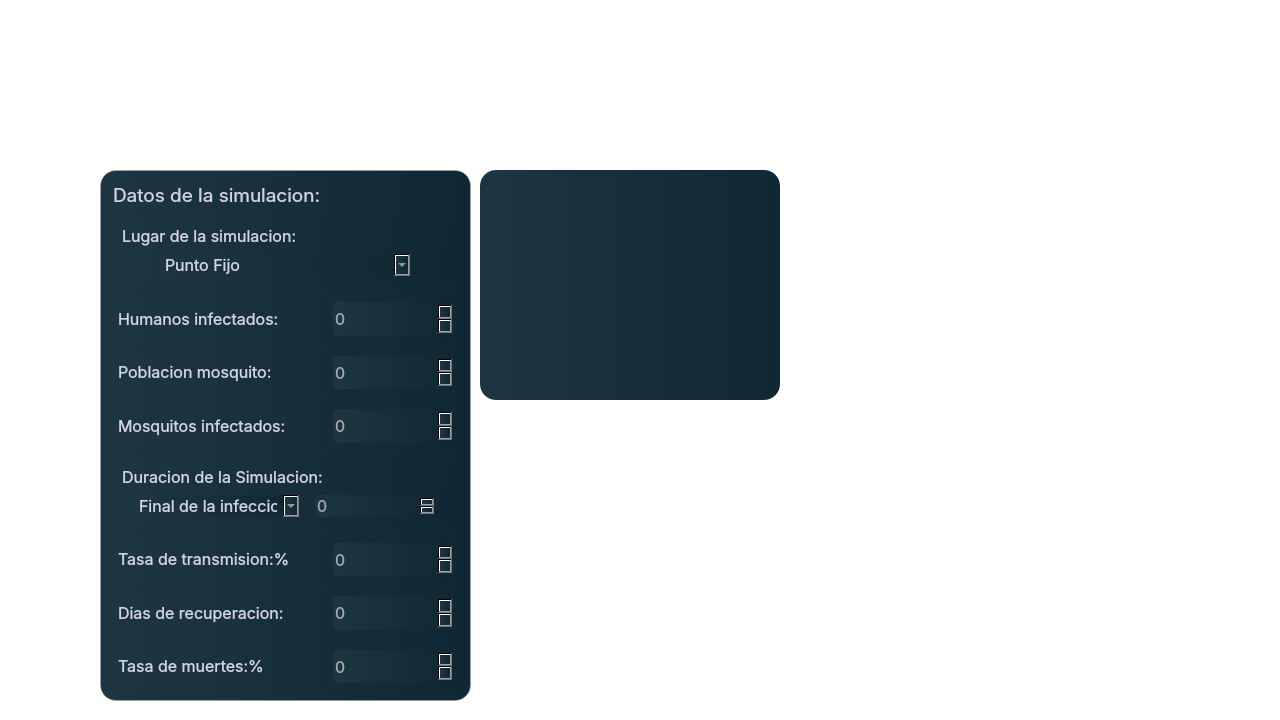
  <widget class="QStackedWidget" name="sw_tarjetas_datos">
   <property name="enabled">
    <bool>true</bool>
   </property>
   <property name="geometry">
    <rect>
     <x>0</x>
     <y>0</y>
     <width>1280</width>
     <height>720</height>
    </rect>
   </property>
   <property name="minimumSize">
    <size>
     <width>1280</width>
     <height>0</height>
    </size>
   </property>
   <property name="styleSheet">
    <string notr="true">background: transparent;</string>
   </property>
   <property name="currentIndex">
    <number>0</number>
   </property>
   <widget class="QWidget" name="ingresar_datos">
    <property name="styleSheet">
     <string notr="true">background:transparent;</string>
    </property>
    <widget class="QFrame" name="f_frame_ingresar_datos">
     <property name="geometry">
      <rect>
       <x>100</x>
       <y>170</y>
       <width>371</width>
       <height>531</height>
      </rect>
     </property>
     <property name="minimumSize">
      <size>
       <width>371</width>
       <height>531</height>
      </size>
     </property>
     <property name="styleSheet">
      <string notr="true">background-color: qlineargradient(spread:pad, x1:0, y1:0, x2:1, y2:0, stop:0.0511364 rgba(29, 53, 65, 255), stop:1 rgba(16, 40, 52, 255));
border: 1px solid rgba(162, 170, 173, 100);
border-radius: 16px;
color: rgb(208, 212, 228);</string>
     </property>
     <property name="frameShape">
      <enum>QFrame::Shape::StyledPanel</enum>
     </property>
     <property name="frameShadow">
      <enum>QFrame::Shadow::Raised</enum>
     </property>
     <layout class="QVBoxLayout" name="verticalLayout_9">
      <property name="spacing">
       <number>10</number>
      </property>
      <property name="leftMargin">
       <number>12</number>
      </property>
      <property name="topMargin">
       <number>12</number>
      </property>
      <property name="rightMargin">
       <number>12</number>
      </property>
      <property name="bottomMargin">
       <number>12</number>
      </property>
      <item>
       <widget class="QLabel" name="label_9">
        <property name="font">
         <font>
          <family>Inter</family>
          <pointsize>14</pointsize>
         </font>
        </property>
        <property name="layoutDirection">
         <enum>Qt::LayoutDirection::RightToLeft</enum>
        </property>
        <property name="autoFillBackground">
         <bool>false</bool>
        </property>
        <property name="styleSheet">
         <string notr="true">background: none;
border:none;
color: rgb(208, 212, 228);
</string>
        </property>
        <property name="text">
         <string>&lt;html&gt;&lt;head/&gt;&lt;body&gt;&lt;p&gt;Datos de la simulacion:&lt;/p&gt;&lt;/body&gt;&lt;/html&gt;</string>
        </property>
       </widget>
      </item>
      <item>
       <widget class="QFrame" name="frame_18">
        <property name="styleSheet">
         <string notr="true">border: 1px solid rgba(162, 170, 173, 60);
border:none;
border-radius:10px;</string>
        </property>
        <property name="frameShape">
         <enum>QFrame::Shape::StyledPanel</enum>
        </property>
        <property name="frameShadow">
         <enum>QFrame::Shadow::Raised</enum>
        </property>
        <layout class="QVBoxLayout" name="verticalLayout_7">
         <item>
          <widget class="QLabel" name="label_18">
           <property name="font">
            <font>
             <family>Inter</family>
             <pointsize>12</pointsize>
            </font>
           </property>
           <property name="layoutDirection">
            <enum>Qt::LayoutDirection::RightToLeft</enum>
           </property>
           <property name="autoFillBackground">
            <bool>false</bool>
           </property>
           <property name="styleSheet">
            <string notr="true">background: none;
border:none;
color: rgb(208, 212, 228);
</string>
           </property>
           <property name="text">
            <string>&lt;html&gt;&lt;head/&gt;&lt;body&gt;&lt;p&gt;Lugar de la simulacion:&lt;/p&gt;&lt;/body&gt;&lt;/html&gt;</string>
           </property>
          </widget>
         </item>
         <item>
          <widget class="QFrame" name="frame_19">
           <property name="styleSheet">
            <string notr="true">border:none;</string>
           </property>
           <property name="frameShape">
            <enum>QFrame::Shape::StyledPanel</enum>
           </property>
           <property name="frameShadow">
            <enum>QFrame::Shadow::Raised</enum>
           </property>
           <layout class="QHBoxLayout" name="horizontalLayout_12">
            <property name="leftMargin">
             <number>2</number>
            </property>
            <property name="topMargin">
             <number>2</number>
            </property>
            <property name="rightMargin">
             <number>2</number>
            </property>
            <property name="bottomMargin">
             <number>2</number>
            </property>
            <item>
             <widget class="QComboBox" name="cb_lugar">
              <property name="sizePolicy">
               <sizepolicy hsizetype="Preferred" vsizetype="Expanding">
                <horstretch>0</horstretch>
                <verstretch>0</verstretch>
               </sizepolicy>
              </property>
              <property name="maximumSize">
               <size>
                <width>250</width>
                <height>16777215</height>
               </size>
              </property>
              <property name="font">
               <font>
                <family>Inter</family>
                <pointsize>12</pointsize>
               </font>
              </property>
              <property name="styleSheet">
               <string notr="true">border-radius: 5px;</string>
              </property>
              <item>
               <property name="text">
                <string>Punto Fijo</string>
               </property>
              </item>
              <item>
               <property name="text">
                <string>AntiguoAeropuerto</string>
               </property>
              </item>
             </widget>
            </item>
           </layout>
          </widget>
         </item>
        </layout>
       </widget>
      </item>
      <item>
       <widget class="QFrame" name="frame_12">
        <property name="sizePolicy">
         <sizepolicy hsizetype="Preferred" vsizetype="Expanding">
          <horstretch>0</horstretch>
          <verstretch>0</verstretch>
         </sizepolicy>
        </property>
        <property name="styleSheet">
         <string notr="true">border: 1px solid rgba(162, 170, 173, 60);
border:none;
border-radius:10px;</string>
        </property>
        <property name="frameShape">
         <enum>QFrame::Shape::StyledPanel</enum>
        </property>
        <property name="frameShadow">
         <enum>QFrame::Shadow::Raised</enum>
        </property>
        <layout class="QHBoxLayout" name="horizontalLayout_7">
         <property name="spacing">
          <number>2</number>
         </property>
         <property name="leftMargin">
          <number>5</number>
         </property>
         <property name="topMargin">
          <number>5</number>
         </property>
         <property name="rightMargin">
          <number>5</number>
         </property>
         <property name="bottomMargin">
          <number>5</number>
         </property>
         <item>
          <widget class="QLabel" name="label_12">
           <property name="font">
            <font>
             <family>Inter</family>
             <pointsize>12</pointsize>
            </font>
           </property>
           <property name="layoutDirection">
            <enum>Qt::LayoutDirection::RightToLeft</enum>
           </property>
           <property name="autoFillBackground">
            <bool>false</bool>
           </property>
           <property name="styleSheet">
            <string notr="true">background: none;
border:none;
color: rgb(208, 212, 228);
</string>
           </property>
           <property name="text">
            <string>&lt;html&gt;&lt;head/&gt;&lt;body&gt;&lt;p&gt;Humanos infectados:&lt;/p&gt;&lt;/body&gt;&lt;/html&gt;</string>
           </property>
          </widget>
         </item>
         <item>
          <widget class="QSpinBox" name="sb_humanos_infectados">
           <property name="sizePolicy">
            <sizepolicy hsizetype="Minimum" vsizetype="Expanding">
             <horstretch>0</horstretch>
             <verstretch>0</verstretch>
            </sizepolicy>
           </property>
           <property name="maximumSize">
            <size>
             <width>120</width>
             <height>16777215</height>
            </size>
           </property>
           <property name="font">
            <font>
             <family>Inter</family>
             <pointsize>12</pointsize>
            </font>
           </property>
           <property name="styleSheet">
            <string notr="true">color: rgb(162, 170, 173);
border-radius: 5px;
border:none;</string>
           </property>
           <property name="maximum">
            <number>100000000</number>
           </property>
          </widget>
         </item>
        </layout>
       </widget>
      </item>
      <item>
       <widget class="QFrame" name="frame">
        <property name="styleSheet">
         <string notr="true">border: 1px solid rgba(162, 170, 173, 60);
border:none;
border-radius:10px;</string>
        </property>
        <property name="frameShape">
         <enum>QFrame::Shape::StyledPanel</enum>
        </property>
        <property name="frameShadow">
         <enum>QFrame::Shadow::Raised</enum>
        </property>
        <layout class="QHBoxLayout" name="horizontalLayout_5">
         <property name="spacing">
          <number>2</number>
         </property>
         <property name="leftMargin">
          <number>5</number>
         </property>
         <property name="topMargin">
          <number>5</number>
         </property>
         <property name="rightMargin">
          <number>5</number>
         </property>
         <property name="bottomMargin">
          <number>5</number>
         </property>
         <item>
          <widget class="QLabel" name="label_10">
           <property name="font">
            <font>
             <family>Inter</family>
             <pointsize>12</pointsize>
            </font>
           </property>
           <property name="layoutDirection">
            <enum>Qt::LayoutDirection::RightToLeft</enum>
           </property>
           <property name="autoFillBackground">
            <bool>false</bool>
           </property>
           <property name="styleSheet">
            <string notr="true">background: none;
border:none;
color: rgb(208, 212, 228);
</string>
           </property>
           <property name="text">
            <string>&lt;html&gt;&lt;head/&gt;&lt;body&gt;&lt;p&gt;Poblacion mosquito:&lt;/p&gt;&lt;/body&gt;&lt;/html&gt;</string>
           </property>
          </widget>
         </item>
         <item>
          <widget class="QSpinBox" name="sb_poblacion_mosquito">
           <property name="sizePolicy">
            <sizepolicy hsizetype="Minimum" vsizetype="Expanding">
             <horstretch>0</horstretch>
             <verstretch>0</verstretch>
            </sizepolicy>
           </property>
           <property name="maximumSize">
            <size>
             <width>120</width>
             <height>16777215</height>
            </size>
           </property>
           <property name="font">
            <font>
             <family>Inter</family>
             <pointsize>12</pointsize>
            </font>
           </property>
           <property name="styleSheet">
            <string notr="true">color: rgb(162, 170, 173);
border-radius: 5px;
border:none;</string>
           </property>
           <property name="maximum">
            <number>100000000</number>
           </property>
          </widget>
         </item>
        </layout>
       </widget>
      </item>
      <item>
       <widget class="QFrame" name="frame_11">
        <property name="styleSheet">
         <string notr="true">border: 1px solid rgba(162, 170, 173, 60);
border:none;
border-radius:10px;</string>
        </property>
        <property name="frameShape">
         <enum>QFrame::Shape::StyledPanel</enum>
        </property>
        <property name="frameShadow">
         <enum>QFrame::Shadow::Raised</enum>
        </property>
        <layout class="QHBoxLayout" name="horizontalLayout_6">
         <property name="spacing">
          <number>2</number>
         </property>
         <property name="leftMargin">
          <number>5</number>
         </property>
         <property name="topMargin">
          <number>5</number>
         </property>
         <property name="rightMargin">
          <number>5</number>
         </property>
         <property name="bottomMargin">
          <number>5</number>
         </property>
         <item>
          <widget class="QLabel" name="label_11">
           <property name="font">
            <font>
             <family>Inter</family>
             <pointsize>12</pointsize>
            </font>
           </property>
           <property name="layoutDirection">
            <enum>Qt::LayoutDirection::RightToLeft</enum>
           </property>
           <property name="autoFillBackground">
            <bool>false</bool>
           </property>
           <property name="styleSheet">
            <string notr="true">background: none;
border:none;
color: rgb(208, 212, 228);
</string>
           </property>
           <property name="text">
            <string>&lt;html&gt;&lt;head/&gt;&lt;body&gt;&lt;p&gt;Mosquitos infectados:&lt;/p&gt;&lt;/body&gt;&lt;/html&gt;</string>
           </property>
          </widget>
         </item>
         <item>
          <widget class="QSpinBox" name="sb_mosquitos_infectados">
           <property name="sizePolicy">
            <sizepolicy hsizetype="Minimum" vsizetype="Expanding">
             <horstretch>0</horstretch>
             <verstretch>0</verstretch>
            </sizepolicy>
           </property>
           <property name="maximumSize">
            <size>
             <width>120</width>
             <height>16777215</height>
            </size>
           </property>
           <property name="font">
            <font>
             <family>Inter</family>
             <pointsize>12</pointsize>
            </font>
           </property>
           <property name="styleSheet">
            <string notr="true">color: rgb(162, 170, 173);
border:none;
border-radius: 5px;</string>
           </property>
           <property name="maximum">
            <number>100000000</number>
           </property>
          </widget>
         </item>
        </layout>
       </widget>
      </item>
      <item>
       <widget class="QFrame" name="frame_13">
        <property name="styleSheet">
         <string notr="true">border: 1px solid rgba(162, 170, 173, 60);
border:none;
border-radius:10px;</string>
        </property>
        <property name="frameShape">
         <enum>QFrame::Shape::StyledPanel</enum>
        </property>
        <property name="frameShadow">
         <enum>QFrame::Shadow::Raised</enum>
        </property>
        <layout class="QVBoxLayout" name="verticalLayout_3">
         <item>
          <widget class="QLabel" name="label_13">
           <property name="font">
            <font>
             <family>Inter</family>
             <pointsize>12</pointsize>
            </font>
           </property>
           <property name="layoutDirection">
            <enum>Qt::LayoutDirection::RightToLeft</enum>
           </property>
           <property name="autoFillBackground">
            <bool>false</bool>
           </property>
           <property name="styleSheet">
            <string notr="true">background: none;
border:none;
color: rgb(208, 212, 228);
</string>
           </property>
           <property name="text">
            <string>&lt;html&gt;&lt;head/&gt;&lt;body&gt;&lt;p&gt;Duracion de la Simulacion:&lt;/p&gt;&lt;/body&gt;&lt;/html&gt;</string>
           </property>
          </widget>
         </item>
         <item>
          <widget class="QFrame" name="frame_14">
           <property name="styleSheet">
            <string notr="true">border:none;</string>
           </property>
           <property name="frameShape">
            <enum>QFrame::Shape::StyledPanel</enum>
           </property>
           <property name="frameShadow">
            <enum>QFrame::Shadow::Raised</enum>
           </property>
           <layout class="QHBoxLayout" name="horizontalLayout_8">
            <property name="leftMargin">
             <number>2</number>
            </property>
            <property name="topMargin">
             <number>2</number>
            </property>
            <property name="rightMargin">
             <number>2</number>
            </property>
            <property name="bottomMargin">
             <number>2</number>
            </property>
            <item>
             <widget class="QComboBox" name="cb_duracion_simulacion">
              <property name="sizePolicy">
               <sizepolicy hsizetype="Preferred" vsizetype="Expanding">
                <horstretch>0</horstretch>
                <verstretch>0</verstretch>
               </sizepolicy>
              </property>
              <property name="maximumSize">
               <size>
                <width>165</width>
                <height>16777215</height>
               </size>
              </property>
              <property name="font">
               <font>
                <family>Inter</family>
                <pointsize>12</pointsize>
               </font>
              </property>
              <property name="styleSheet">
               <string notr="true">border-radius: 5px;</string>
              </property>
              <item>
               <property name="text">
                <string>Final de la infeccion</string>
               </property>
              </item>
              <item>
               <property name="text">
                <string>Personalizado</string>
               </property>
              </item>
             </widget>
            </item>
            <item>
             <widget class="QSpinBox" name="sb_duracion_dias">
              <property name="sizePolicy">
               <sizepolicy hsizetype="Minimum" vsizetype="Expanding">
                <horstretch>0</horstretch>
                <verstretch>0</verstretch>
               </sizepolicy>
              </property>
              <property name="maximumSize">
               <size>
                <width>120</width>
                <height>16777215</height>
               </size>
              </property>
              <property name="font">
               <font>
                <family>Inter</family>
                <pointsize>12</pointsize>
               </font>
              </property>
              <property name="styleSheet">
               <string notr="true">color: rgb(162, 170, 173);
border-radius: 5px;</string>
              </property>
              <property name="maximum">
               <number>200</number>
              </property>
             </widget>
            </item>
           </layout>
          </widget>
         </item>
        </layout>
       </widget>
      </item>
      <item>
       <widget class="QFrame" name="frame_15">
        <property name="styleSheet">
         <string notr="true">border: 1px solid rgba(162, 170, 173, 60);
border:none;
border-radius:10px;</string>
        </property>
        <property name="frameShape">
         <enum>QFrame::Shape::StyledPanel</enum>
        </property>
        <property name="frameShadow">
         <enum>QFrame::Shadow::Raised</enum>
        </property>
        <layout class="QHBoxLayout" name="horizontalLayout_9">
         <property name="spacing">
          <number>2</number>
         </property>
         <property name="leftMargin">
          <number>5</number>
         </property>
         <property name="topMargin">
          <number>5</number>
         </property>
         <property name="rightMargin">
          <number>5</number>
         </property>
         <property name="bottomMargin">
          <number>5</number>
         </property>
         <item>
          <widget class="QLabel" name="label_14">
           <property name="font">
            <font>
             <family>Inter</family>
             <pointsize>12</pointsize>
            </font>
           </property>
           <property name="layoutDirection">
            <enum>Qt::LayoutDirection::RightToLeft</enum>
           </property>
           <property name="autoFillBackground">
            <bool>false</bool>
           </property>
           <property name="styleSheet">
            <string notr="true">background: none;
border:none;
color: rgb(208, 212, 228);
</string>
           </property>
           <property name="text">
            <string>&lt;html&gt;&lt;head/&gt;&lt;body&gt;&lt;p&gt;Tasa de transmision:%&lt;/p&gt;&lt;/body&gt;&lt;/html&gt;</string>
           </property>
          </widget>
         </item>
         <item>
          <widget class="QSpinBox" name="sb_tasa_transmision_h">
           <property name="sizePolicy">
            <sizepolicy hsizetype="Minimum" vsizetype="Expanding">
             <horstretch>0</horstretch>
             <verstretch>0</verstretch>
            </sizepolicy>
           </property>
           <property name="maximumSize">
            <size>
             <width>120</width>
             <height>16777215</height>
            </size>
           </property>
           <property name="font">
            <font>
             <family>Inter</family>
             <pointsize>12</pointsize>
            </font>
           </property>
           <property name="styleSheet">
            <string notr="true">color: rgb(162, 170, 173);
border-radius: 5px;
border:none;</string>
           </property>
           <property name="maximum">
            <number>99</number>
           </property>
          </widget>
         </item>
        </layout>
       </widget>
      </item>
      <item>
       <widget class="QFrame" name="frame_16">
        <property name="styleSheet">
         <string notr="true">border: 1px solid rgba(162, 170, 173, 60);
border:none;
border-radius:10px;</string>
        </property>
        <property name="frameShape">
         <enum>QFrame::Shape::StyledPanel</enum>
        </property>
        <property name="frameShadow">
         <enum>QFrame::Shadow::Raised</enum>
        </property>
        <layout class="QHBoxLayout" name="horizontalLayout_10">
         <property name="spacing">
          <number>2</number>
         </property>
         <property name="leftMargin">
          <number>5</number>
         </property>
         <property name="topMargin">
          <number>5</number>
         </property>
         <property name="rightMargin">
          <number>5</number>
         </property>
         <property name="bottomMargin">
          <number>5</number>
         </property>
         <item>
          <widget class="QLabel" name="label_15">
           <property name="font">
            <font>
             <family>Inter</family>
             <pointsize>12</pointsize>
            </font>
           </property>
           <property name="layoutDirection">
            <enum>Qt::LayoutDirection::RightToLeft</enum>
           </property>
           <property name="autoFillBackground">
            <bool>false</bool>
           </property>
           <property name="styleSheet">
            <string notr="true">background: none;
border:none;
color: rgb(208, 212, 228);
</string>
           </property>
           <property name="text">
            <string>&lt;html&gt;&lt;head/&gt;&lt;body&gt;&lt;p&gt;Dias de recuperacion:&lt;/p&gt;&lt;/body&gt;&lt;/html&gt;</string>
           </property>
          </widget>
         </item>
         <item>
          <widget class="QSpinBox" name="sb_dias_recuperacion">
           <property name="sizePolicy">
            <sizepolicy hsizetype="Minimum" vsizetype="Expanding">
             <horstretch>0</horstretch>
             <verstretch>0</verstretch>
            </sizepolicy>
           </property>
           <property name="maximumSize">
            <size>
             <width>120</width>
             <height>16777215</height>
            </size>
           </property>
           <property name="font">
            <font>
             <family>Inter</family>
             <pointsize>12</pointsize>
            </font>
           </property>
           <property name="styleSheet">
            <string notr="true">color: rgb(162, 170, 173);
border-radius: 5px;
border:none;</string>
           </property>
           <property name="maximum">
            <number>100</number>
           </property>
          </widget>
         </item>
        </layout>
       </widget>
      </item>
      <item>
       <widget class="QFrame" name="frame_17">
        <property name="styleSheet">
         <string notr="true">border: 1px solid rgba(162, 170, 173, 60);
border:none;
border-radius:10px;</string>
        </property>
        <property name="frameShape">
         <enum>QFrame::Shape::StyledPanel</enum>
        </property>
        <property name="frameShadow">
         <enum>QFrame::Shadow::Raised</enum>
        </property>
        <layout class="QHBoxLayout" name="horizontalLayout_11">
         <property name="spacing">
          <number>2</number>
         </property>
         <property name="leftMargin">
          <number>5</number>
         </property>
         <property name="topMargin">
          <number>5</number>
         </property>
         <property name="rightMargin">
          <number>5</number>
         </property>
         <property name="bottomMargin">
          <number>5</number>
         </property>
         <item>
          <widget class="QLabel" name="label_16">
           <property name="font">
            <font>
             <family>Inter</family>
             <pointsize>12</pointsize>
            </font>
           </property>
           <property name="layoutDirection">
            <enum>Qt::LayoutDirection::RightToLeft</enum>
           </property>
           <property name="autoFillBackground">
            <bool>false</bool>
           </property>
           <property name="styleSheet">
            <string notr="true">background: none;
border:none;
color: rgb(208, 212, 228);
</string>
           </property>
           <property name="text">
            <string>&lt;html&gt;&lt;head/&gt;&lt;body&gt;&lt;p&gt;Tasa de muertes:%&lt;/p&gt;&lt;/body&gt;&lt;/html&gt;</string>
           </property>
          </widget>
         </item>
         <item>
          <widget class="QSpinBox" name="sb_tasa_muerte">
           <property name="sizePolicy">
            <sizepolicy hsizetype="Minimum" vsizetype="Expanding">
             <horstretch>0</horstretch>
             <verstretch>0</verstretch>
            </sizepolicy>
           </property>
           <property name="maximumSize">
            <size>
             <width>120</width>
             <height>16777215</height>
            </size>
           </property>
           <property name="font">
            <font>
             <family>Inter</family>
             <pointsize>12</pointsize>
            </font>
           </property>
           <property name="styleSheet">
            <string notr="true">color: rgb(162, 170, 173);
border-radius: 5px;
border:none;</string>
           </property>
           <property name="maximum">
            <number>99</number>
           </property>
          </widget>
         </item>
        </layout>
       </widget>
      </item>
     </layout>
    </widget>
    <widget class="QFrame" name="f_previzualizar_mapa">
     <property name="geometry">
      <rect>
       <x>480</x>
       <y>170</y>
       <width>300</width>
       <height>230</height>
      </rect>
     </property>
     <property name="minimumSize">
      <size>
       <width>300</width>
       <height>230</height>
      </size>
     </property>
     <property name="styleSheet">
      <string notr="true">background-color: qlineargradient(spread:pad, x1:0, y1:0, x2:1, y2:0, stop:0.0511364 rgba(29, 53, 65, 255), stop:1 rgba(16, 40, 52, 255));
border-radius: 16px</string>
     </property>
     <property name="frameShape">
      <enum>QFrame::Shape::StyledPanel</enum>
     </property>
     <property name="frameShadow">
      <enum>QFrame::Shadow::Raised</enum>
     </property>
     <layout class="QGridLayout" name="gridLayout_9"/>
    </widget>
   </widget>
   <widget class="QWidget" name="page_2"/>
  </widget>
